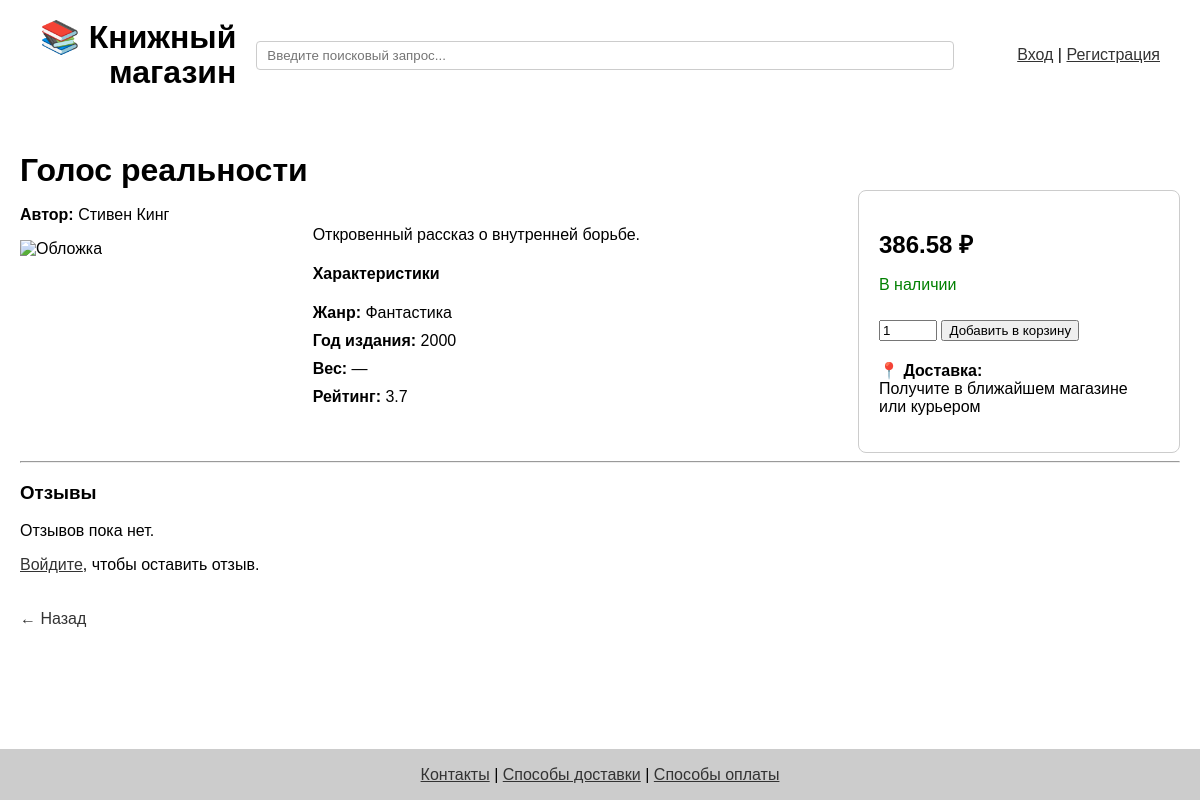
Screenshot of /book/66 with the database file from the repository.
### app/models.py (models this page shows)
class Book(db.Model):
    id = db.Column(db.Integer, primary_key=True)
    title = db.Column(db.String(120))
    author = db.Column(db.String(120))
    year = db.Column(db.Integer)
    price = db.Column(db.Float)
    genre = db.Column(db.String(100))
    category = db.Column(db.String(100))
    cover = db.Column(db.String(255))
    description = db.Column(db.Text)
    rating = db.Column(db.Float)

### app/routes.py (the view, shortened to what this page needs)
@app.route('/book/<int:book_id>', methods=['GET', 'POST'])
def book_detail(book_id):
    book = Book.query.get_or_404(book_id)
    reviews = Review.query.filter_by(book_id=book_id).all()
    prev = request.args.get('prev') or request.form.get('prev') or url_for('index')
    return render_template('book_detail.html', book=book, reviews=reviews, prev=prev)

### app/routes.py (called while the page is built)
@app.context_processor
def inject_genres():
    return dict(genres=[g[0] for g in db.session.query(Book.genre).distinct() if g[0]])

### app/templates/book_detail.html (shortened to what this page needs)
{% extends 'base.html' %}
{% block content %}
{% set back_url = prev or url_for('index') %}
<h1 style="margin-bottom: 1px;">{{ book.title }}</h1>
<div style="display: flex; flex-wrap: wrap; justify-content: space-between; align-items: flex-start; gap: 20px;">
    <div style="flex: 1; min-width: 220px;">
        <p><strong>Автор:</strong> {{ book.author }}</p>
        <img src="https://media.istockphoto.com/id/162833278/nl/foto/blank-book.jpg?s=612x612&w=0&k=20&c=C-kb218UqFZ_ZdWg8ILDDcXDwpmYzwghnew_7VWZwm4="
             alt="Обложка" style="width: 100%; height: auto; max-width: 300px; margin-bottom: 15px;">
    </div>
    <div style="flex: 2; min-width: 300px; padding: 20px; text-align: left;">
        <p>{{ book.description }}</p>
        <h4>Характеристики</h4>
        <ul style="list-style: none; padding-left: 0;">
            <li><strong>Жанр:</strong> {{ book.genre or '—' }}</li>
            <li><strong>Год издания:</strong> {{ book.year }}</li>
            <li><strong>Вес:</strong> {{ book.weight or '—' }}</li>
            <li><strong>Рейтинг:</strong> {{ book.rating }}</li>
        </ul>
    </div>
    <div style="flex: 0 0 280px; border: 1px solid #ccc; padding: 20px; border-radius: 8px;">
        <p><strong style="font-size: 24px;">{{ book.price }} ₽</strong></p>
        <p><span style="color: green;">В наличии</span></p>
        <form action="{{ url_for('add_to_cart', book_id=book.id) }}" method="post">
            <input type="number" name="quantity" value="1" min="1" style="width: 50px;">
            <button type="submit" style="margin-top: 10px;">Добавить в корзину</button>
        </form>
        <p style="margin-top: 20px;">📍 <strong>Доставка:</strong><br>Получите в ближайшем магазине или курьером</p>
    </div>
</div>
<hr>
<h3>Отзывы</h3>
{% if reviews %}
    <ul style="list-style: none; padding-left: 0;">
        {% for review in reviews %}
            <li><strong>{{ review.user.first_name }}</strong>: {{ review.text }} (Оценка: {{ review.rating }}/5)</li>
        {% endfor %}
    </ul>
{% else %}
    <p>Отзывов пока нет.</p>
{% endif %}
{% if current_user.is_authenticated %}
    <form method="post" action="{{ url_for('book_detail', book_id=book.id) }}" style="margin-top: 20px;">
        <input type="hidden" name="form_type" value="review">
        <input type="hidden" name="prev" value="{{ prev }}">
        <label>Оценка:
            <select name="rating">
                {% for r in range(1, 6) %}
                    <option value="{{ r }}">{{ r }}</option>
                {% endfor %}
            </select>
        </label><br><br>
        <label>Комментарий:<br>
            <textarea name="text" required rows="4" cols="40"></textarea>
        </label><br><br>
        <button type="submit">Оставить отзыв</button>
    </form>
{% else %}
    <p><a href="{{ url_for('login') }}">Войдите</a>, чтобы оставить отзыв.</p>
{% endif %}
{% set back_url = prev or request.referrer or url_for('index') %}
<a href="{{ back_url }}" style="display: inline-block; margin-top: 20px; text-decoration: none;">← Назад</a>
    <br>
    <br>
    <br>
    <br>
{% endblock %}

### app/templates/base.html (style rules this page uses)
html, body { height: 100%; margin: 0; padding: 0; font-family: sans-serif; }
ul li { margin-bottom: 10px; }
a { color: #333; }

### rows the page displays
Book: title "Голос реальности", author "Стивен Кинг", description "Откровенный рассказ о внутренней борьбе.", genre "Фантастика", year "2000", rating "3.7", price "386.58"

### other values shown
{{ book.weight or '—' }} "—"
